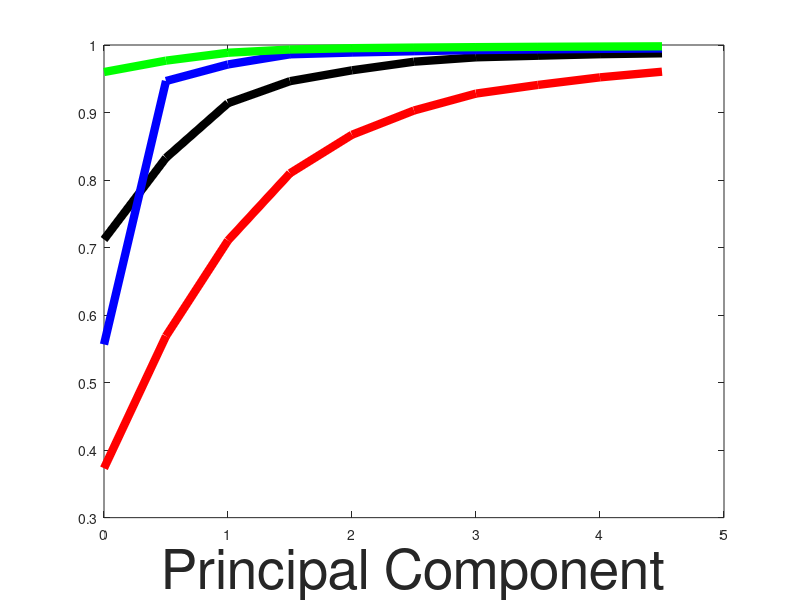

Source code (MATLAB): (Note: this script raises an error after producing the figure.)
bent_var= [0.71193387, 0.83293091, 0.91384291, 0.94643914, 0.96252436, 0.97524517, 0.98174247, 0.98412349, 0.98637597, 0.98769788]
int1_var=[0.55650635, 0.94664782, 0.97119666, 0.98618865, 0.98881402, 0.9907781, 0.99244667, 0.99340992, 0.99420716, 0.994867]
int2_var=[0.95996549, 0.97683718, 0.98856066, 0.99333261, 0.99531189, 0.99618633,0.99682186, 0.99734443, 0.99771789, 0.99804068]
open_var=[0.37316537, 0.56889794, 0.71050399, 0.81005526, 0.86707345, 0.90301145, 0.92805465, 0.94089194, 0.95210319, 0.96045898]
modes=[0,1,2,3,4,5,6,7,8,9]



figure(1)
set (gcf, 'color', 'w');
plot(modes, bent_var,'k',  'linewidth',6);
hold on
plot(modes, int1_var, 'b', 'linewidth',6);
hold on
plot(modes, int2_var,'g',  'linewidth',6);
hold on
plot(modes, open_var,'r', 'linewidth',6);
xlabel ('Principal Component', 'fontsize',40);
xticklabels([0,1,2,3,4,5,6,7,8,9])
f=figure(1);
f.Position=[100 300 800 600]
axis([0 9 0.35 1.05])
ylabel ('Cumulative Variance', 'fontsize',40);
set (gca, 'fontsize',44, 'linewidth', 8)
legend boxoff;
legend('Bent', 'Int1', 'Int2','Open','location','southeast');


%print('-dtiff','-r500',gcf)